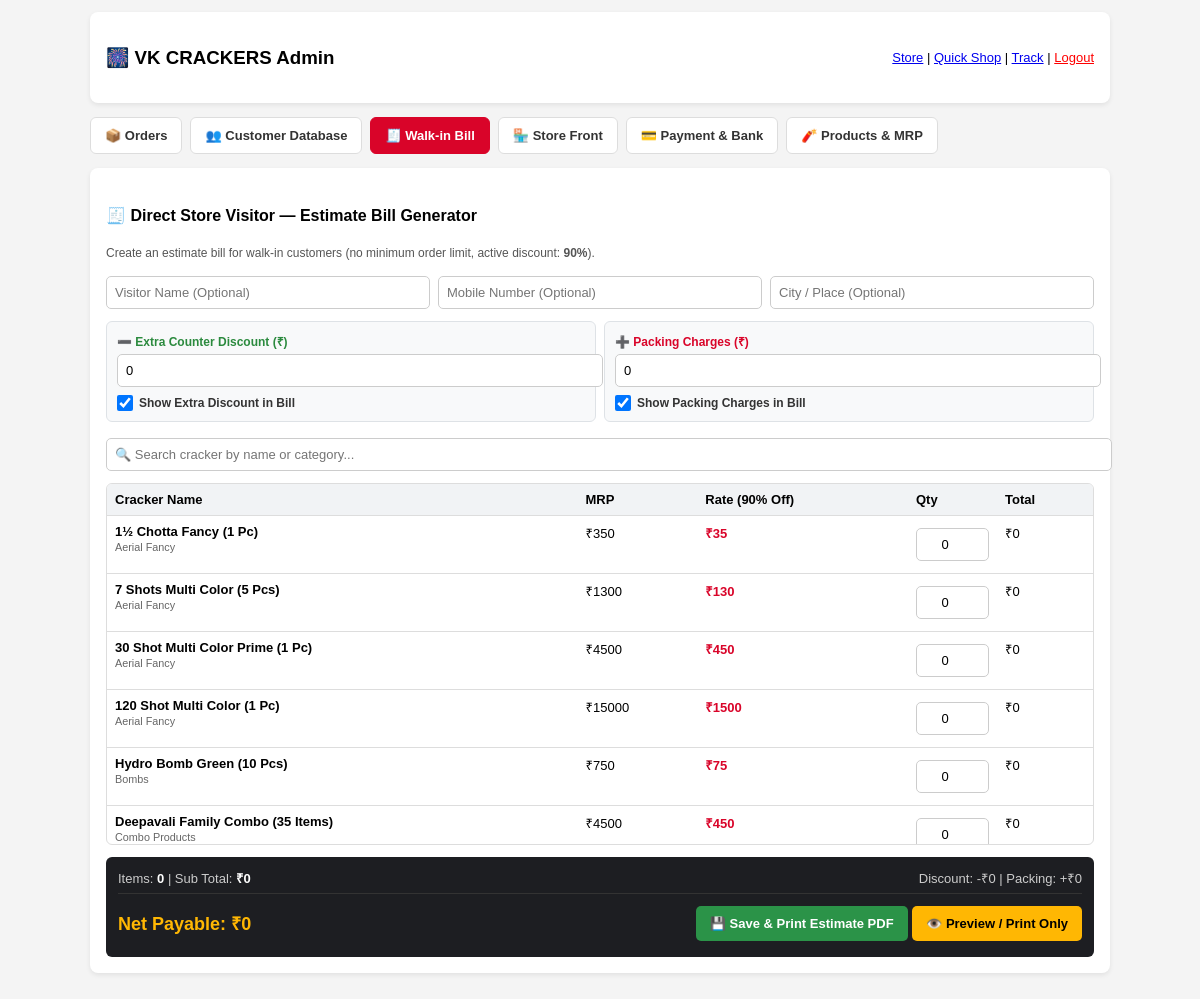
/admin.php?tab=walkin (signed in), run on the app's committed database.
### tables this page shows
CREATE TABLE `products` (
    `id` INT AUTO_INCREMENT PRIMARY KEY,
    `name` VARCHAR(150) NOT NULL,
    `cat` VARCHAR(50) NOT NULL,
    `tag` VARCHAR(30) DEFAULT 'Featured',
    `mrp` INT NOT NULL,
    `price` INT NOT NULL,
    `icon` VARCHAR(20) NOT NULL
);

### db.php (called while the page is built, shortened)
<?php
$SHOP_NAME     = "VK CRACKERS";
$MIN_ORDER     = 3000;
?>

### admin.php (the view, shortened to what this page needs)
<?php
require 'db.php';
$SHOP_NAME = $SHOP_NAME ?? 'VK Crackers';
?>
<?php
$default_cfg = [
    'ac_name' => 'VK Crackers', 'ac_no' => '000000000000', 'ac_type' => 'Current',
    'bank_name' => 'Indian Overseas Bank', 'ifsc' => 'IOBA0000000', 'upi' => 'vkcrackers@upi',
    'email' => 'vkcrackers@gmail.com', 'address' => 'Sivakasi Main Road, Sivakasi, Tamil Nadu - 626189',
    'discount_pct' => 80, 'min_order' => (isset($MIN_ORDER) ? (int)$MIN_ORDER : 3000),
    'disabled_ids' => []
];
$loaded_cfg = file_exists('settings.json') ? json_decode(file_get_contents('settings.json'), true) : [];
$cfg = is_array($loaded_cfg) ? array_merge($default_cfg, $loaded_cfg) : $default_cfg;
$allowed_tabs = ['orders', 'customers', 'walkin', 'store', 'payment', 'products'];
$tab = (isset($_GET['tab']) && in_array($_GET['tab'], $allowed_tabs, true)) ? $_GET['tab'] : 'orders';
$all_products = [];
$disc_global = (float)$cfg['discount_pct'];
$pres = $conn->query("SELECT * FROM products ORDER BY cat, id");
if ($pres) {
    while ($pr = $pres->fetch_assoc()) {
        $pr['id'] = (int)$pr['id'];
        $pr['mrp'] = (int)$pr['mrp'];
        $pr['calc_rate'] = $disc_global > 0 ? (int)round($pr['mrp'] - ($pr['mrp'] * $disc_global / 100)) : (int)$pr['price'];
        $all_products[] = $pr;
    }
}
?>
<!DOCTYPE html>
<html lang="en">
<head>
</head>
<body>
  <div class="box" style="display:flex;justify-content:space-between;align-items:center;">
    <h3>🎆 <?php echo htmlspecialchars($SHOP_NAME); ?> Admin</h3>
    <div style="font-size:13px;"><a href="index.php" target="_blank">Store</a> | <a href="quick-shop.php" target="_blank">Quick Shop</a> | <a href="track-order.php" target="_blank">Track</a> | <a href="?logout=1" style="color:red;">Logout</a></div>
  </div>
  <div class="tabs">
    <a href="?tab=orders" class="tab <?php echo $tab==='orders'?'active':''; ?>">📦 Orders</a>
    <a href="?tab=customers" class="tab <?php echo $tab==='customers'?'active':''; ?>">👥 Customer Database</a>
    <a href="?tab=walkin" class="tab <?php echo $tab==='walkin'?'active':''; ?>">🧾 Walk-in Bill</a>
    <a href="?tab=store" class="tab <?php echo $tab==='store'?'active':''; ?>">🏪 Store Front</a>
    <a href="?tab=payment" class="tab <?php echo $tab==='payment'?'active':''; ?>">💳 Payment & Bank</a>
    <a href="?tab=products" class="tab <?php echo $tab==='products'?'active':''; ?>">🧨 Products & MRP</a>
  </div>
  <?php if ($tab === 'walkin'): ?>
  <div class="box">
    <h4>🧾 Direct Store Visitor — Estimate Bill Generator</h4>
    <p style="font-size:12px;color:#555;margin:4px 0 12px;">Create an estimate bill for walk-in customers (no minimum order limit, active discount: <b><?php echo (float)$cfg['discount_pct']; ?>%</b>).</p>
    <form method="POST" id="walkinForm">
      <div class="grid-3">
        <input type="text" name="w_name" id="w_name" placeholder="Visitor Name (Optional)">
        <input type="tel" name="w_phone" id="w_phone" placeholder="Mobile Number (Optional)">
        <input type="text" name="w_city" id="w_city" placeholder="City / Place (Optional)">
      </div>
      <div class="grid-2" style="margin-top:8px;">
        <div class="chg-card">
          <label style="font-size:12px;font-weight:bold;color:#2b8a3e;">➖ Extra Counter Discount (₹)</label>
          <input type="number" step="1" min="0" name="extra_disc" id="extra_disc" value="0" oninput="calcWalkin()" style="width:100%;">
          <label class="chk-label">
            <input type="checkbox" name="show_extra_disc" id="show_extra_disc" checked onchange="calcWalkin()">
            Show Extra Discount in Bill
          </label>
        </div>
        <div class="chg-card">
          <label style="font-size:12px;font-weight:bold;color:#d90429;">➕ Packing Charges (₹)</label>
          <input type="number" step="1" min="0" name="packing_chg" id="packing_chg" value="0" oninput="calcWalkin()" style="width:100%;">
          <label class="chk-label">
            <input type="checkbox" name="show_packing_chg" id="show_packing_chg" checked onchange="calcWalkin()">
            Show Packing Charges in Bill
          </label>
        </div>
      </div>
      <div style="margin:12px 0 8px;">
        <input type="text" id="w_search" placeholder="🔍 Search cracker by name or category..." onkeyup="filterWalkin()" style="width:100%;">
      </div>
      <div style="max-height:360px;overflow-y:auto;border:1px solid #ddd;border-radius:6px;">
        <table>
          <thead style="position:sticky;top:0;background:#f1f3f5;">
            <tr><th>Cracker Name</th><th>MRP</th><th>Rate (<?php echo (float)$cfg['discount_pct']; ?>% Off)</th><th style="width:65px;">Qty</th><th style="width:80px;">Total</th></tr>
          </thead>
          <tbody>
            <?php foreach ($all_products as $p): ?>
            <tr class="w-row" data-name="<?php echo strtolower(htmlspecialchars($p['name'].' '.$p['cat'])); ?>">
              <td><strong><?php echo htmlspecialchars($p['name']); ?></strong><br><small style="color:#666;"><?php echo htmlspecialchars($p['cat']); ?></small></td>
              <td>₹<?php echo (int)$p['mrp']; ?></td>
              <td><strong style="color:#d90429;">₹<?php echo (int)$p['calc_rate']; ?></strong></td>
              <td>
                <input type="number" min="0" value="0" class="w-qty"
                       data-id="<?php echo (int)$p['id']; ?>"
                       data-name="<?php echo htmlspecialchars($p['name']); ?>"
                       data-mrp="<?php echo (int)$p['mrp']; ?>"
                       data-rate="<?php echo (int)$p['calc_rate']; ?>"
                       oninput="calcWalkin()" style="width:55px;text-align:center;">
              </td>
              <td id="wsub-<?php echo (int)$p['id']; ?>">₹0</td>
            </tr>
            <?php endforeach; ?>
          </tbody>
        </table>
      </div>
      <div style="background:#1d1e22;color:#fff;padding:12px;border-radius:6px;margin-top:12px;">
        <div style="display:flex;justify-content:space-between;flex-wrap:wrap;gap:8px;font-size:13px;color:#ccc;margin-bottom:6px;">
          <span>Items: <strong id="w-cnt" style="color:#fff;">0</strong> | Sub Total: <strong style="color:#fff;">₹<span id="w-subtot">0</span></strong></span>
          <span>
            <span id="w-disc-lbl">Discount: -₹0</span> |
            <span id="w-pack-lbl">Packing: +₹0</span>
          </span>
        </div>
        <div style="display:flex;justify-content:space-between;align-items:center;flex-wrap:wrap;gap:10px;border-top:1px solid #333;padding-top:8px;">
          <div style="font-size:18px;font-weight:bold;color:#ffb703;">
            Net Payable: ₹<span id="w-tot">0</span>
          </div>
          <div>
            <button type="submit" name="save_walkin" onclick="return prepareWalkinSubmit()" style="background:#2b9348;padding:10px 14px;">💾 Save & Print Estimate PDF</button>
            <button type="button" onclick="previewWalkinPDF()" style="background:#ffb703;color:#000;padding:10px 14px;">👁️ Preview / Print Only</button>
          </div>
        </div>
      </div>
    </form>
  </div>
  <?php endif; ?>
</body>
</html>

### admin.php (style rules this page uses)
body { font-family: sans-serif; background: #f4f4f4; padding: 12px; max-width: 1020px; margin: auto; }
.box { background: #fff; padding: 16px; border-radius: 8px; margin-bottom: 14px; box-shadow: 0 2px 5px rgba(0,0,0,0.08); }
.tabs { display: flex; gap: 8px; overflow-x: auto; margin-bottom: 14px; }
.tab { padding: 10px 14px; background: #fff; border-radius: 6px; text-decoration: none; color: #333; font-weight: bold; font-size: 13px; border: 1px solid #ddd; white-space: nowrap; }
.tab.active { background: #d90429; color: #fff; border-color: #d90429; }
input, select, button { padding: 8px; margin: 4px 0; border: 1px solid #ccc; border-radius: 5px; font-size: 13px; }
button { background: #d90429; color: #fff; border: none; font-weight: bold; cursor: pointer; }
table { width: 100%; border-collapse: collapse; font-size: 13px; }
th, td { border-bottom: 1px solid #ddd; padding: 8px; text-align: left; vertical-align: top; }
.grid-2 { display: grid; grid-template-columns: 1fr 1fr; gap: 8px; }
.grid-3 { display: grid; grid-template-columns: 1fr 1fr 1fr; gap: 8px; }
.chg-card { background: #f8f9fa; border: 1px solid #dee2e6; border-radius: 6px; padding: 10px; }
.chk-label { display: flex; align-items: center; gap: 6px; font-size: 12px; font-weight: bold; color: #333; cursor: pointer; margin-top: 4px; }
.chk-label input { width: 16px; height: 16px; margin: 0; }

### data on the page
products: name "1½ Chotta Fancy (1 Pc)", cat "Aerial Fancy", mrp "350", calc_rate "35"
products: name "7 Shots Multi Color (5 Pcs)", cat "Aerial Fancy", mrp "1300", calc_rate "130"
products: name "30 Shot Multi Color Prime (1 Pc)", cat "Aerial Fancy", mrp "4500", calc_rate "450"
products: name "120 Shot Multi Color (1 Pc)", cat "Aerial Fancy", mrp "15000", calc_rate "1500"
products: name "Hydro Bomb Green (10 Pcs)", cat "Bombs", mrp "750", calc_rate "75"
products: name "Deepavali Family Combo (35 Items)", cat "Combo Products", mrp "4500", calc_rate "450"

### other printed values
$SHOP_NAME "VK CRACKERS"
$cfg['discount_pct'] "90"
